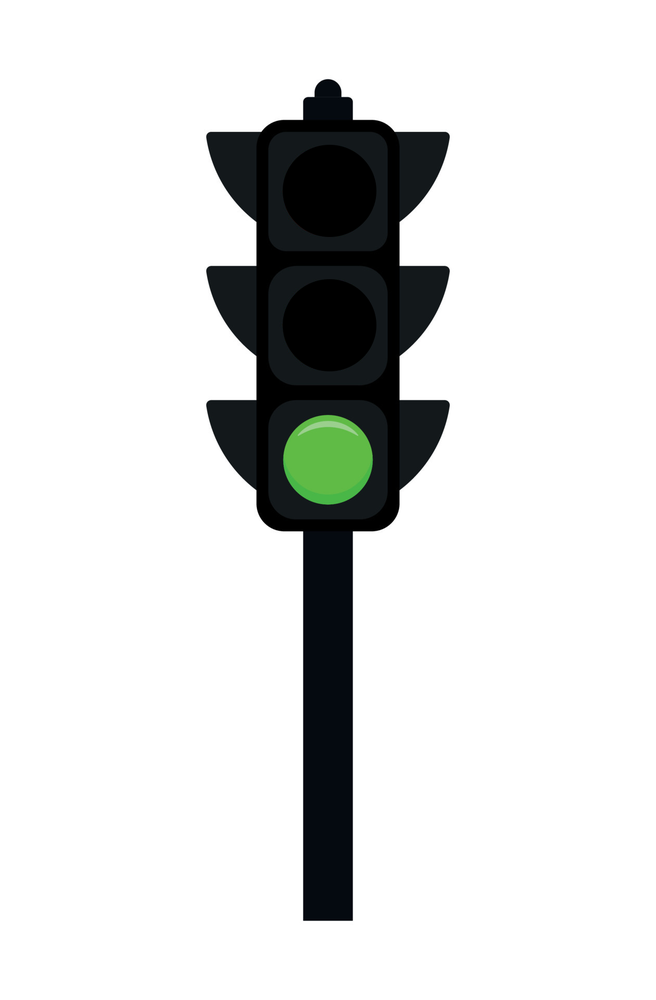
#> input picture media/t_light_green.png, 656 x 1000 px, shrunk from 1260 x 1920 before the run
$ python bai06.py
#> lines starting #> are read from the running program, lines starting #| are printed output that depends on the picture; after the words box and inside, x2 and y2 are one past the last pixel; in counts of white or black regions, pixels touching at a corner belong together
import numpy as np
import cv2

# color range
lower_red = np.array([0,100,100])
upper_red = np.array([10,255,255])
lower_green = np.array([40,50,50])
upper_green = np.array([90,255,255])
lower_yellow = np.array([15,150,150])
upper_yellow = np.array([35,255,255])


image = cv2.imread("media/t_light_green.png")
#> image is the input picture: shape (1000, 656, 3); mean B, G, R 220, 220.7, 219.4
hsv = cv2.cvtColor(image, cv2.COLOR_BGR2HSV)
#> hsv: shape (1000, 656, 3); mean H, S, V 10.7, 12.4, 221.1

mask_red = cv2.inRange(hsv, lower_red, upper_red)
#> mask_red: shape (1000, 656); every value is 0
mask_yellow = cv2.inRange(hsv, lower_yellow, upper_yellow)
mask_green = cv2.inRange(hsv, lower_green, upper_green)
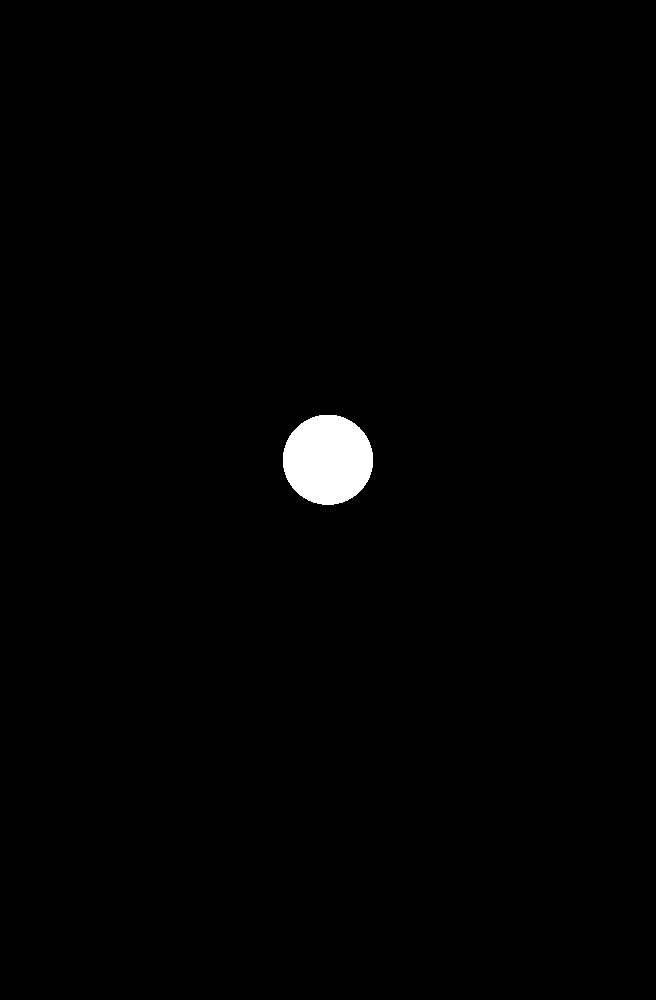
#> mask_green: shape (1000, 656); 0.98% white; 1 white region


contour_red, _ = cv2.findContours(mask_red,cv2.RETR_LIST,cv2.CHAIN_APPROX_SIMPLE)
#> contour_red = []
contour_green, _ = cv2.findContours(mask_green,cv2.RETR_LIST,cv2.CHAIN_APPROX_SIMPLE)
#> contour_green = 1 contour; box (x1, y1, x2, y2) and area: (283, 415, 373, 505) 6270
contour_yellow, _ = cv2.findContours(mask_yellow,cv2.RETR_LIST,cv2.CHAIN_APPROX_SIMPLE)
#> contour_yellow = []

cv2.imshow("A", image)

if len(contour_red)>0 :
    print("Red")

if len(contour_green)>0:
    print("Green")

if len(contour_yellow)>0 :
    print("Yellow")

cv2.waitKey()
cv2.destroyAllWindows()

$ run again, with media/balloon.png copied over media/t_light_green.png
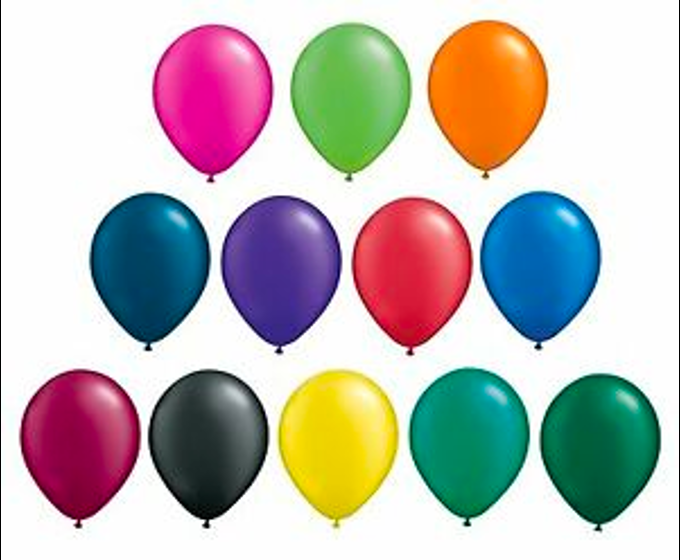
#> input picture media/balloon.png, 680 x 560 px
#> image is the input picture: shape (560, 680, 3); mean B, G, R 182.3, 185.8, 190.6
#> hsv: shape (560, 680, 3); mean H, S, V 65.4, 88.9, 215.3
#> `mask_red = cv2.inRange(hsv, lower_red, upper_red)`:
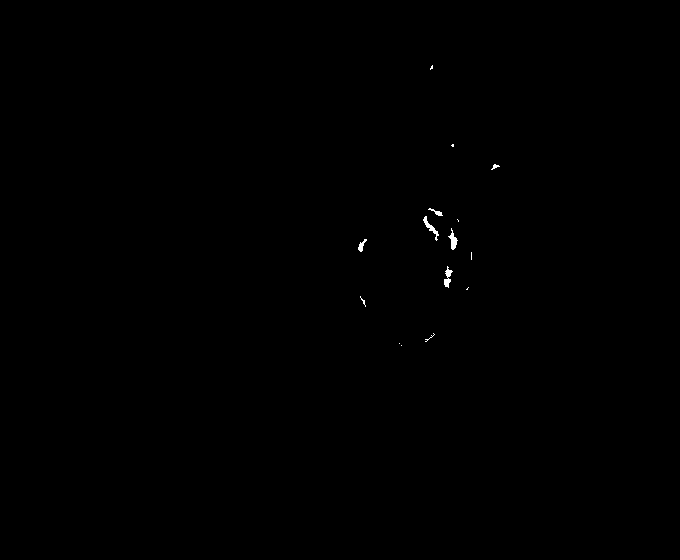
#> mask_red: shape (560, 680); 0.12% white; 15 white regions (9 under 20 px), largest, box (x1, y1, x2, y2) and area: (423, 216, 439, 241) 100, (448, 228, 458, 250) 94, (444, 266, 453, 288) 93, (358, 239, 367, 252) 52, (428, 208, 443, 216) 43, (491, 164, 500, 170) 24
#> mask_yellow: shape (560, 680); 4.3% white; 32 white regions (24 under 20 px), largest, box (x1, y1, x2, y2) and area: (279, 371, 398, 525) 12132, (475, 25, 541, 122) 2799, (430, 39, 462, 108) 769
#> `mask_green = cv2.inRange(hsv, lower_green, upper_green)`:
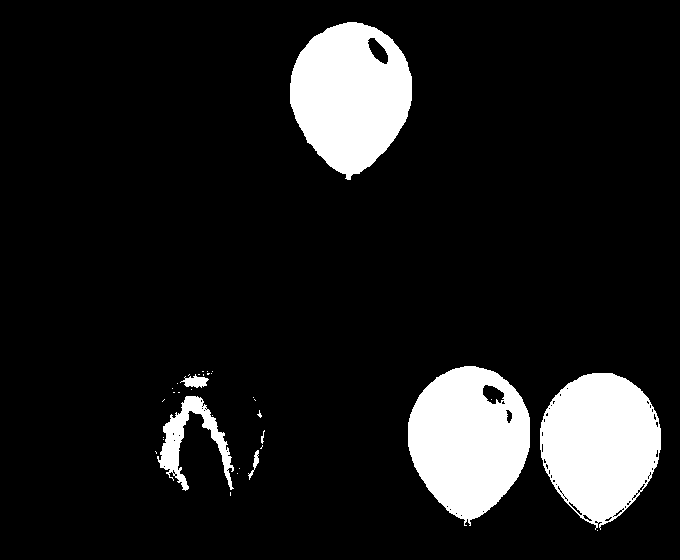
#> mask_green: shape (560, 680); 11.5% white; 34 white regions (27 under 20 px)
#> contour_red = 15 contours, 10 with area under 20; largest, box (x1, y1, x2, y2) and area: (448, 228, 458, 250) 70, (423, 216, 439, 241) 70, (444, 266, 453, 288) 66, (358, 239, 367, 252) 36, (428, 208, 443, 216) 26
#> contour_green = 107 contours, 95 with area under 20; largest, box (x1, y1, x2, y2) and area: (408, 366, 530, 526) 13893, (290, 22, 412, 180) 13729, (540, 373, 661, 530) 13624, (157, 396, 234, 491) 2010, (367, 37, 389, 65) 318
#> contour_yellow = 42 contours, 32 with area under 20; largest, box (x1, y1, x2, y2) and area: (279, 371, 398, 525) 13036, (475, 25, 541, 122) 2920, (344, 379, 385, 433) 1134, (430, 39, 462, 108) 662, (503, 35, 526, 58) 286
